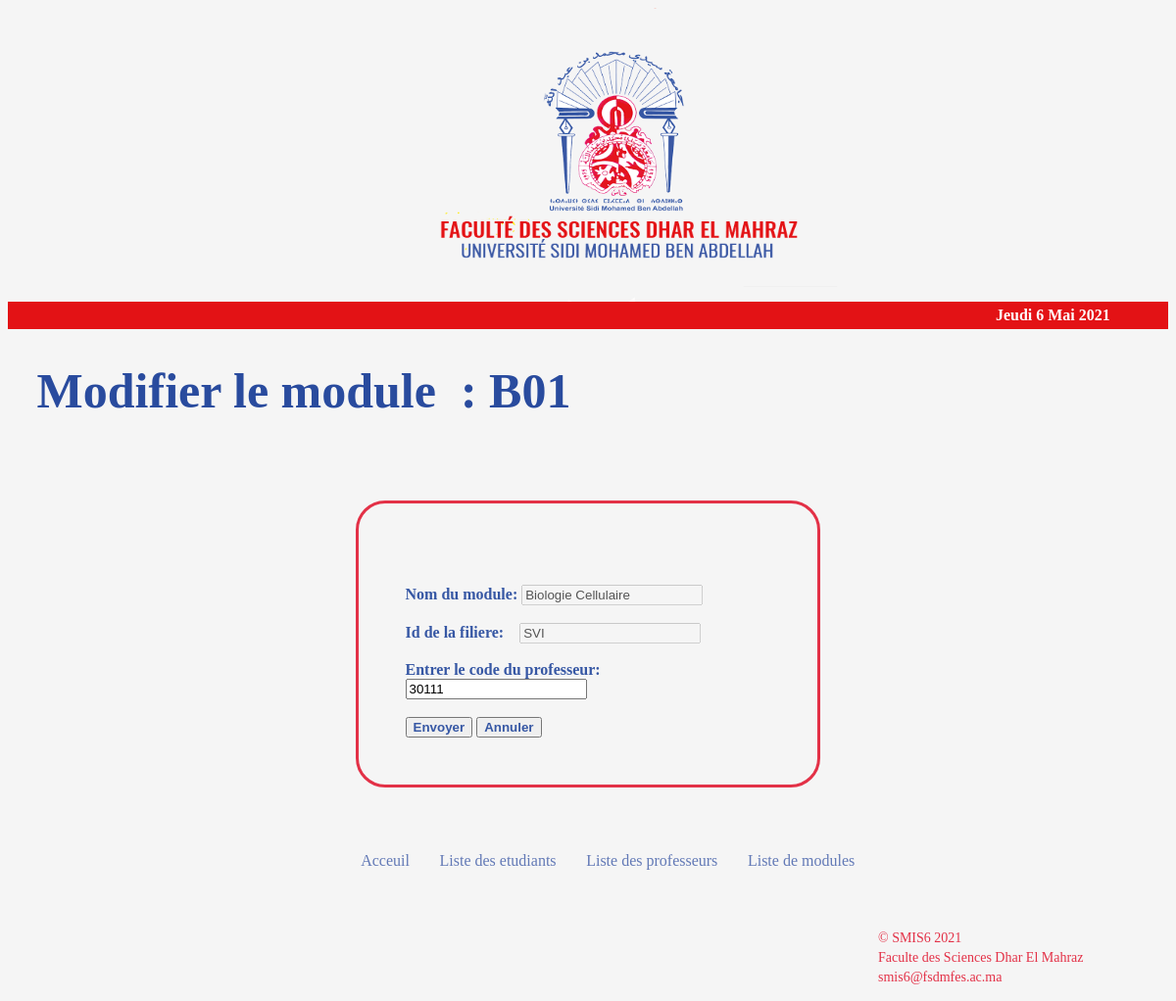
/website/html/modify_unit.php?id_module=B01, run on the app's committed database.
### tables this page shows
CREATE TABLE `modules` (
  `id_module` varchar(4) NOT NULL,
  `nom_module` varchar(100) NOT NULL,
  `id_filiere` varchar(4) NOT NULL,
  `code_prof` int(6) NOT NULL,
  `id_semestre` int(1) NOT NULL DEFAULT 1
);

### website/html/templates/data.php (called while the page is built, shortened)
<?php
require('config.php');
$sql = 'SELECT * FROM modules;';
$result = mysqli_query($conn,$sql);
$modules = [];
while($module = mysqli_fetch_assoc($result)){
	$modules[] = $module;
}
function getUnitById($id){
	global $modules;
	foreach ($modules as $module) {
			if ($id == $module['id_module']) {
				return $module;
			}
		}
}
?>

### website/html/modify_unit.php (the view, shortened to what this page needs)
<?php
require('templates/data.php');
if (isset($_GET['id_module'])) {
	$id_module = $_GET['id_module'];
    $module=getUnitById($id_module);
}
?>
<!DOCTYPE html>
<html lang="en">
<head>
    <link rel="stylesheet" type="text/css" href="../css/style.css">
</head>
<body>
<header id="mainHeader">
<?php
include("templates/header.php");
?>
	<div id="main">
		<h1>Modifier le module&nbsp&nbsp: <?=$module['id_module']?></h1>
	</div>
</header>
<section>
	<div class="form">
	<form class="myForm" action="update_unit.php" id="form" method="POST">
			<input type="hidden" id="id_module" name="id_module" value ="<?=$module['id_module']?>" ><br>
            <br>
			<label>Nom du module:</label>
			<input type="text" id="nom_module"name="nom_module"  value = "<?=$module['nom_module']?>" disabled><br>
			<br>
			<label>Id de la filiere:&nbsp &nbsp</label>
			<input type="text" id="id_filiere" name="id_filiere" value = "<?=$module['id_filiere']?>" disabled><br>
			<br>
			<label>Entrer le code du professeur:   &nbsp &nbsp &nbsp </label>
			<input type="text" id="code_prof" name="code_prof" value = "<?=$module['code_prof']?>" > <br>
            <br>
			<input type="submit" id="submit" name="envoyer" value="Envoyer">
			<input type="reset" name="annuler" value="Annuler">
		</form>
	</div>
</section>
<?php
require('templates/nav.php');
 ?>
<?php
require('templates/footer.php');
 ?>
</body>
</html>

### website/css/style.css (style rules this page uses)
body { background-color: whitesmoke; }
h1 { color: #294B9E; text-shadow: currentColor; font-size: 50px; padding-left: 2.5%; }
label,input[type="submit"],input[type="reset"] { color: #3657A4; font-weight: bold; }
.form { padding-top: 50px; padding-bottom: 50px; padding-left:30%; padding-right:30%; }
.myForm { border: solid; border-radius: 30px; border-color: #E33147; padding:10%; }

### data on the page
modules: id_module "B01", nom_module "Biologie Cellulaire", id_filiere "SVI", code_prof "30111"

### other printed values
$ln["jour"][$jour_de_la_semaine] "Jeudi"
$jour_du_mois "6"
$ln["mois"][$mois] "Mai"
$annee "2021"
